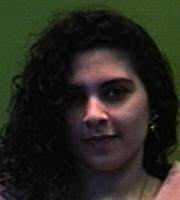
#> input picture Assignment-2/sample.jpg, 180 x 200 px
$ jupyter execute --allow-errors 1_2.ipynb   (older library calls are emulated)
#> lines starting #> are read from the running program, lines starting #| are printed output that depends on the picture
[cell 1]
import numpy as np
import cv2 as cv2
from matplotlib import pyplot as plt
from sklearn.decomposition import PCA

from pylab import rcParams
rcParams['figure.figsize'] = 30, 15

[cell 2]
dim1 = (90,100)
dim2 = dim1[::-1]
flat = dim1[0]*dim1[1]

[cell 3]
def process_image(image):
#> called with image = 'sample.jpg'
    return cv2.resize(cv2.normalize(cv2.imread(image,0), None, alpha=0, beta=1, norm_type=cv2.NORM_MINMAX, dtype=cv2.CV_32F),dim1)
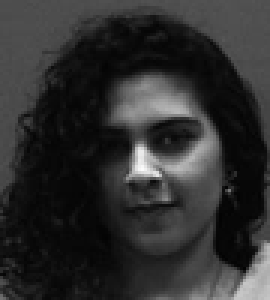
#> returned value: shape (100, 90) float32 (shown 3 times larger); min 0.0119, max 0.988, mean 0.185

[cell 4]
def load_image(image):
    return process_image(image).flatten()

[cell 5]
def print_image(image):
    sample = load_image(image)
    sample_array = np.reshape(sample,(1,flat))
    projected = (np.matmul(sample_array,projection)+mean)*255.0
    recon_image = np.reshape(projected,dim2)
    return recon_image

#> (a cell that did not finish here is left out)

#> (a cell that did not finish here is left out)

[cell 8]
plt.xlabel('Number of Principal Components')
plt.ylabel('Eigen Values')
#> (the rest of this cell did not finish here and is left out)

#> (a cell that did not finish here is left out)

#> (a cell that did not finish here is left out)

#> (a cell that did not finish here is left out)

[cell 12]
number = 300
vectors = []
#> (the rest of this cell did not finish here and is left out)

[cell 13]
def print_image(image):
#> called with image = 'sample.jpg'
    sample = load_image(image)
#> sample = 9000 values, max 0.988 at index 5087, min 0.0119 at index 6553, mean 0.185
    sample_array = np.reshape(sample,(1,flat))
    projected = (np.matmul(sample_array-mean,projection)+mean)*255.0
    recon_image = np.reshape(projected,dim2)
    return recon_image

[cell 14]
img = 'sample.jpg'
fig, (ax1, ax2) = plt.subplots(1,2)
fig.suptitle('PCA Reconstruction', fontsize=40)
ax1.set_title('Orginal Image', fontsize=30)
im1 = ax1.imshow(process_image(img), cmap='gray')
ax2.set_title('Reconstructed image', fontsize=30)
#> (the rest of this cell did not finish here and is left out)

[cell 15]
img = 'sample2.jpg'
fig, (ax1, ax2) = plt.subplots(1,2)
fig.suptitle('PCA Reconstruction', fontsize=40)
ax1.set_title('Orginal Image', fontsize=30)
im1 = ax1.imshow(process_image(img), cmap='gray')
#> call 3 of process_image, with image = 'sample2.jpg'
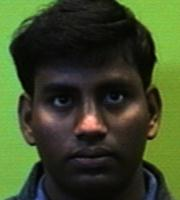
#> input picture Assignment-2/sample2.jpg, 180 x 200 px
#> in process_image (call 3), `return cv2.resize(cv2.normalize(cv2.imread(image,0), None, alpha=0, be..`:
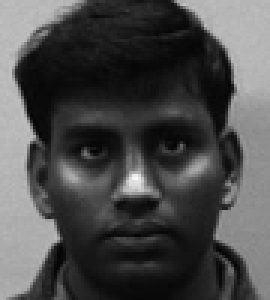
#> returned value: shape (100, 90) float32 (shown 3 times larger); min 0.0146, max 0.981, mean 0.296
ax2.set_title('Reconstructed image', fontsize=30)
#> (the rest of this cell did not finish here and is left out)
